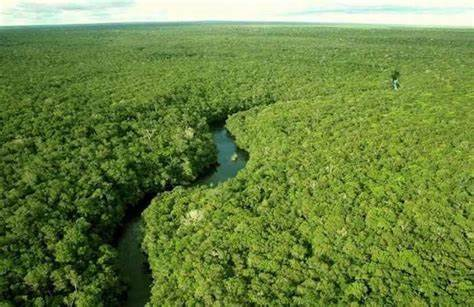
#> input picture images/natural/natural1.jpg, 474 x 307 px
$ python -i extratorFeatures.py   (imports and definitions only)
#> lines starting #> are read from the running program, lines starting #| are printed output that depends on the picture; after the words box and inside, x2 and y2 are one past the last pixel; in counts of white or black regions, pixels touching at a corner belong together
#> further down, picture is the input picture: shape (307, 474, 3); mean B, G, R 65.4, 132.1, 106.7
import cv2
import numpy as np
from scipy.stats import entropy, mode

def extrair_contornos(img, paletaFogo = False, AreaMin = 100):
#> called with paletaFogo = False, AreaMin = 100
    if img is None:
        return None, None

    # Faixas de cor
    lowerFumaca = np.array([0, 0, 120])
    upperFumaca = np.array([110, 54, 255])
    lowerCentroFogo = np.array([0, 135, 115])
    upperCentroFogo = np.array([13, 255, 255])

    img_hsv = cv2.cvtColor(img, cv2.COLOR_BGR2HSV)
#> img_hsv: shape (307, 474, 3); mean H, S, V 43.7, 145.9, 132.1
    mascara_fumaca = cv2.inRange(img_hsv, lowerFumaca, upperFumaca)
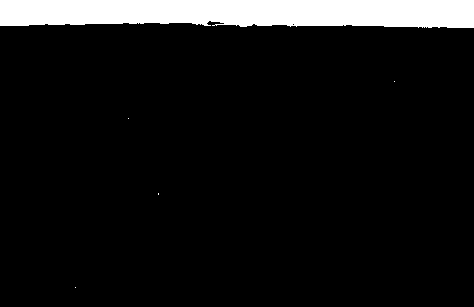
#> mascara_fumaca: shape (307, 474); 8.3% white; 5 white regions (4 under 20 px), largest, box (x1, y1, x2, y2) and area: (0, 0, 474, 28) 12025
    mascara_fogo = cv2.inRange(img_hsv, lowerCentroFogo, upperCentroFogo)
#> mascara_fogo: shape (307, 474); every value is 0
    # mascara_combinada = cv2.add(mascara_fumaca, mascara_fogo)

    # Operações morfológicas para estabilizar a máscara
    kernel = np.ones((5, 5), np.uint8)
    mascara_limpa = cv2.morphologyEx(mascara_fogo if paletaFogo else mascara_fumaca, cv2.MORPH_CLOSE, kernel)
#> mascara_limpa: shape (307, 474); 8.3% white; 5 white regions (4 under 20 px)

    contornos, _ = cv2.findContours(mascara_limpa, cv2.RETR_EXTERNAL, cv2.CHAIN_APPROX_SIMPLE)
#> contornos = 5 contours, 4 with area under 20; largest, box (x1, y1, x2, y2) and area: (0, 0, 474, 28) 11585

    # Filtro de tamanho para o treinamento
    contornos_filtrados = [c for c in contornos if cv2.contourArea(c) > AreaMin]
#> contornos_filtrados = 1 contour; box (x1, y1, x2, y2) and area: (0, 0, 474, 28) 11585

    if not contornos_filtrados:
        return None

    return contornos_filtrados, img_hsv

def extrair_features(img_hsv, contorno):
    mascara_pixels = np.zeros(img_hsv.shape[:2], dtype="uint8")
    cv2.drawContours(mascara_pixels, [contorno], -1, 255, -1)

    h_canal, s_canal, v_canal = cv2.split(img_hsv)

    features_textura = []
    for canal, hist_range in [(h_canal, (0, 180)), (s_canal, (0, 256)), (v_canal, (0, 256))]:
        pixels_regiao = canal[mascara_pixels == 255]
        if pixels_regiao.size == 0:
            features_textura.extend([0.0] * 5)
            continue

        hist = np.histogram(pixels_regiao, bins=hist_range[1], range=hist_range)[0]
        hist_prob = hist / (hist.sum() + 1e-15)
        entropia, media, mediana, desvio_padrao = entropy(hist_prob, base=2), np.mean(pixels_regiao), np.median(
            pixels_regiao), np.std(pixels_regiao)
        moda_val = mode(pixels_regiao, keepdims=True).mode[0]
        features_textura.extend([entropia, media, mediana, desvio_padrao, moda_val])

    return np.array(features_textura)

>>> import cv2
>>> picture = cv2.imread('images/natural/natural1.jpg')
>>> result = extrair_contornos(picture)
